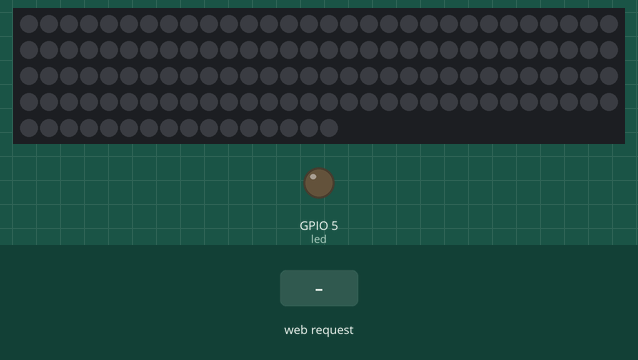
Recording of a sketch running on a simulated ESP8266 (NodeMCU). On the bench: 136 RGB LEDs in strip order, left to right, continuing on the next row, output pins drawn as LEDs (lit = HIGH). The inputs (shaded band) are chosen by the test bench. Dim RGB values are drawn brighter than linear; WiFi joins after 1.5 s; servers stay silent unless stated; what the sketch prints to the serial monitor is not drawn.

Above: at 2.7 s.
2.8 s: HTTP request GET /led?animate=1&delay=1&red=1 received
At 2.97 s:
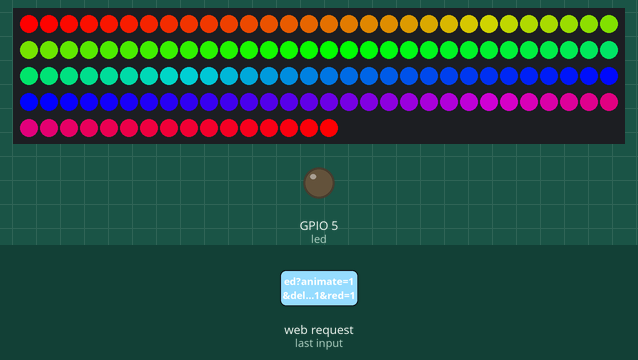
5.2 s: HTTP request GET /off received
At 5.7 s:
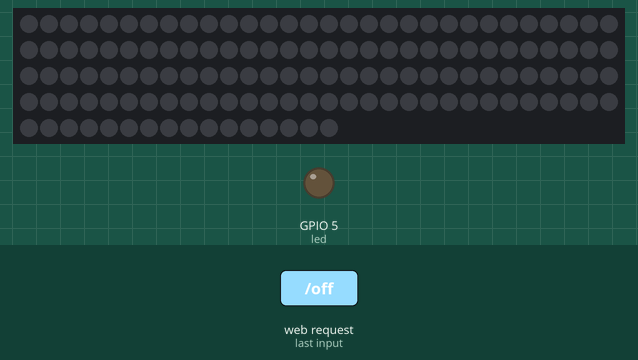
6.7 s: HTTP request GET /color?animate=1&delay=1&red=1 received
At 7.1 s:
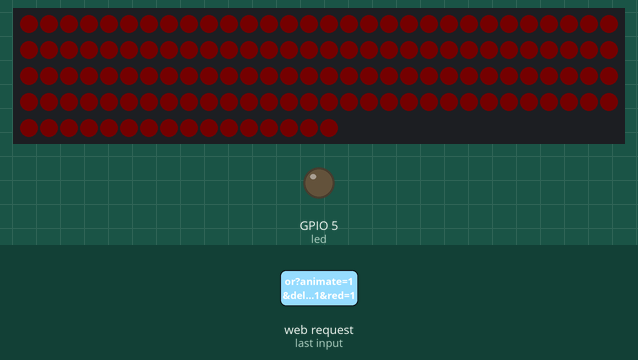
8.2 s: HTTP request GET /led received
At 9.4 s:
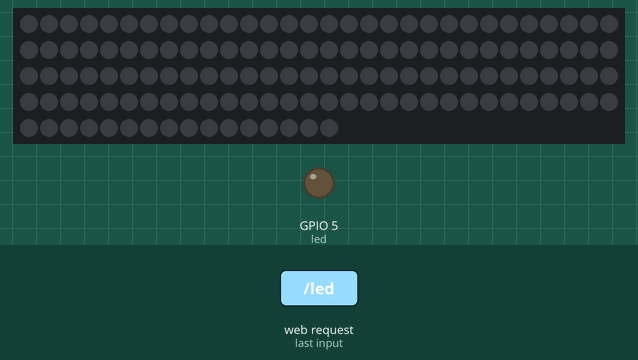
Timing chart, 0 to 10.7 s (numbered marks = the images above; inputs shaded):
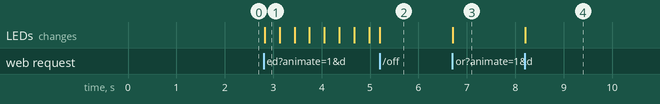

The sketch:

led_top.ino
```cpp
#include <ESP8266WiFi.h>
#include <WiFiClient.h>
#include <ESP8266WebServer.h>
#include <ESP8266mDNS.h>
#include <Adafruit_NeoPixel.h>
#ifdef __AVR__
#include <avr/power.h>
#endif

#define PIN 4
String mode = "off";

// Parameter 1 = number of pixels in strip
// Parameter 2 = Arduino pin number (most are valid)
// Parameter 3 = pixel type flags, add together as needed:
//   NEO_KHZ800  800 KHz bitstream (most NeoPixel products w/WS2812 LEDs)
//   NEO_KHZ400  400 KHz (classic 'v1' (not v2) FLORA pixels, WS2811 drivers)
//   NEO_GRB     Pixels are wired for GRB bitstream (most NeoPixel products)
//   NEO_RGB     Pixels are wired for RGB bitstream (v1 FLORA pixels, not v2)
//   NEO_RGBW    Pixels are wired for RGBW bitstream (NeoPixel RGBW products)
Adafruit_NeoPixel strip = Adafruit_NeoPixel(136, PIN, NEO_GRB + NEO_KHZ800);


const char* ssid = "doomngloom";
const char* password = "rossperotsdirtylittlesecret";

ESP8266WebServer server(80);

const int led = 5;
int animate = 0;
int animate_wait = 100;
int red = 0;
int green = 0;
int blue = 0;

void handleRoot() {
  digitalWrite(led, 1);
  server.send(200, "text/plain", "hello from esp8266!");
  digitalWrite(led, 0);
}

void handleOff() {
  mode = "off";
  server.send(200, "text/plain", "Leds Off");
}


void handleOn() {
  mode = "on";
  server.send(200, "text/plain", "Leds On");
}

void handleAnimate() {
  String message = "";

  if (server.arg("animate") == "") {   //Parameter not found
    message = "Animate Argument not found";
    mode = "off";
  } else {
     //Parameter found
    animate = server.arg("animate").toInt(); //Gets the value of the query parameter
    message = "Animate Argument = ";
    message += server.arg("animate");
    message += "\n";
    mode = "on";
    if (server.arg("delay") == ""){
      animate_wait = 100;
    } else {
      animate_wait = server.arg("delay").toInt();
    }
  }
  server.send(200, "text/plain", message);
}

void handleColor() {
  mode = "on";
  String message = "";
  if (server.arg("red") == "") {   //Parameter not found
    message = "red Argument not found";
  } else {
    animate = 6;
     //Parameter found
    red = constrain(server.arg("red").toInt(), 0, 255); //Gets the value of the query parameter
    message = "red Argument = ";
    message += server.arg("red");
    message += "\n";
  }
  if (server.arg("green") == "") {   //Parameter not found
    message += "green Argument not found";
  } else {
    animate = 6;
     //Parameter found
    green = constrain(server.arg("green").toInt(), 0, 255); //Gets the value of the query parameter
    message += "green Argument = ";
    message += server.arg("green");
    message += "\n";
  }
  if (server.arg("blue") == "") {   //Parameter not found
    message += "blue Argument not found";
  } else {
    animate = 6;
     //Parameter found
    blue = constrain(server.arg("blue").toInt(), 0, 255); //Gets the value of the query parameter
    message += "blue Argument = ";
    message += server.arg("blue");
    message += "\n";
  }
  server.send(200, "text/plain", message);
}

void handleNotFound() {
  digitalWrite(led, 1);
  String message = "File Not Found\n\n";
  message += "URI: ";
  message += server.uri();
  message += "\nMethod: ";
  message += (server.method() == HTTP_GET) ? "GET" : "POST";
  message += "\nArguments: ";
  message += server.args();
  message += "\n";
  for (uint8_t i = 0; i < server.args(); i++) {
    message += " " + server.argName(i) + ": " + server.arg(i) + "\n";
  }
  server.send(404, "text/plain", message);
  digitalWrite(led, 0);
}

void setup(void) {
  strip.begin();
  strip.show(); // Initialize all pixels to 'off'
  pinMode(led, OUTPUT);
  digitalWrite(led, 0);
  Serial.begin(115200);

    // config static IP
  IPAddress ip(192, 168, 42, 2);
  IPAddress gateway(192, 168, 42, 1);
  Serial.print(F("Setting static ip to : "));
  Serial.println(ip);
  IPAddress subnet(255, 255, 255, 0);
  WiFi.config(ip, gateway, subnet);

  WiFi.begin(ssid, password);
  Serial.println("");


  // Wait for connection
  while (WiFi.status() != WL_CONNECTED) {
    delay(500);
    Serial.print(".");
  }
  Serial.println("");
  Serial.print("Connected to ");
  Serial.println(ssid);
  Serial.print("IP address: ");
  Serial.println(WiFi.localIP());

  if (MDNS.begin("tv_leds")) {
    Serial.println("MDNS responder started");
  }

  for (uint16_t i = 0; i < strip.numPixels(); i++) {
    strip.setPixelColor(i, strip.Color(255, 0, 255));
  }
  strip.show();

  server.on("/", handleRoot);
  server.on("/off", handleOff);
  server.on("/on", handleOn);
  server.on("/led", handleAnimate);
  server.on("/color", handleColor);
  server.onNotFound(handleNotFound);

  server.begin();
  Serial.println("HTTP server started");
}

void loop(void) {
  server.handleClient();
  if (mode == "off"){
    for (uint16_t i = 0; i < strip.numPixels(); i++) {
    strip.setPixelColor(i, strip.Color(0, 0, 0));
    }
  strip.show();
  }
  if (mode == "on"){
    if (animate == 1){
      rainbowCycle(animate_wait);
    }
  }
  if (mode == "on"){
    if (animate == 2){
      chase(strip.Color(255, 0, 0)); // Red
    }
  }
  if (mode == "on"){
    if (animate == 3){
      chase(strip.Color(0, 255, 0)); // Green
    }
  }
  if (mode == "on"){
    if (animate == 4){
      chase(strip.Color(0, 0, 255)); // Blue
    }
  }
  if (mode == "on"){
    if (animate == 5){
      police(animate_wait);
      }
  }
  if (mode == "on"){
    if (animate == 6){
      for (uint16_t i = 0; i < strip.numPixels(); i++) {
        strip.setPixelColor(i, strip.Color(red, green, blue));
      }
      strip.show();
    }
  }
}

static void chase(uint32_t c) {
  for(uint16_t i=0; i<strip.numPixels()+4; i++) {
      strip.setPixelColor(i  , c); // Draw new pixel
      strip.setPixelColor(i-4, 0); // Erase pixel a few steps back
      strip.show();
      delay(animate_wait);
      server.handleClient();
      if (mode == "off"){
        break;
      }
  }
}

static void police(uint32_t wait) {
  for(uint16_t i=0; i < 40; i++) {
    strip.setPixelColor(i, strip.Color(255, 0, 0));
  }
  for(uint16_t i=68; i < 108; i++) {
    strip.setPixelColor(i, strip.Color(0, 0, 255));
  }
  strip.show();
  delay(wait);
  server.handleClient();
  for(uint16_t i=0; i < 40; i++) {
    strip.setPixelColor(i, strip.Color(0, 0, 255));
  }
  for(uint16_t i=68; i < 108; i++) {
    strip.setPixelColor(i, strip.Color(255, 0, 0));
  }
  strip.show();
  delay(wait);
}

// Slightly different, this makes the rainbow equally distributed throughout
void rainbowCycle(uint8_t wait) {
  uint16_t i, j;

  for(j=0; j<256*5; j++) { // 5 cycles of all colors on wheel
    for(i=0; i< strip.numPixels(); i++) {
      server.handleClient();
      if (mode == "off"){
        break;
      }
      strip.setPixelColor(i, Wheel(((i * 256 / strip.numPixels()) + j) & 255));
    }
    if (mode == "off"){
        break;
      }
    strip.show();
    delay(wait);
  }
}

// Input a value 0 to 255 to get a color value.
// The colours are a transition r - g - b - back to r.
uint32_t Wheel(byte WheelPos) {
  WheelPos = 255 - WheelPos;
  if(WheelPos < 85) {
    return strip.Color(255 - WheelPos * 3, 0, WheelPos * 3);
  }
  if(WheelPos < 170) {
    WheelPos -= 85;
    return strip.Color(0, WheelPos * 3, 255 - WheelPos * 3);
  }
  WheelPos -= 170;
return strip.Color(WheelPos * 3, 255 - WheelPos * 3, 0);
}
```

Measured:
- after the input at 2.8 s, the LEDs: change at once (image 1)
- after the input at 5.2 s, the LEDs: change at once (image 2)
- after the input at 6.7 s, the LEDs: change at once (image 3)
- after the input at 8.2 s, the LEDs: change at once (image 4)
